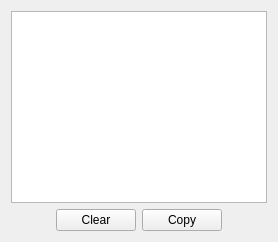
      <widget class="QWidget" name="verticalLayoutWidget_2">
       <layout class="QVBoxLayout" name="verticalLayout_6">
        <item>
         <widget class="QTextEdit" name="consoleTextEdit"/>
        </item>
        <item>
         <layout class="QHBoxLayout" name="horizontalLayout_9">
          <item>
           <spacer name="horizontalSpacer_4">
            <property name="orientation">
             <enum>Qt::Horizontal</enum>
            </property>
            <property name="sizeHint" stdset="0">
             <size>
              <width>40</width>
              <height>20</height>
             </size>
            </property>
           </spacer>
          </item>
          <item>
           <widget class="QPushButton" name="clearConsoleButton">
            <property name="text">
             <string>Clear</string>
            </property>
           </widget>
          </item>
          <item>
           <widget class="QPushButton" name="copyConsoleButton">
            <property name="text">
             <string>Copy</string>
            </property>
           </widget>
          </item>
          <item>
           <spacer name="horizontalSpacer_5">
            <property name="orientation">
             <enum>Qt::Horizontal</enum>
            </property>
            <property name="sizeHint" stdset="0">
             <size>
              <width>40</width>
              <height>20</height>
             </size>
            </property>
           </spacer>
          </item>
         </layout>
        </item>
       </layout>
      </widget>
